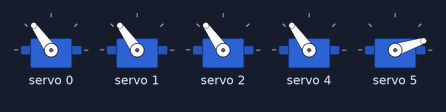
The sketch below on a simulated Arduino Uno, built with avr-gcc and run on an emulated ATmega328P. On the bench: 5 × servo. What the sketch prints to the serial monitor is not drawn.

Above: at 1.05 s.
At 1.95 s:
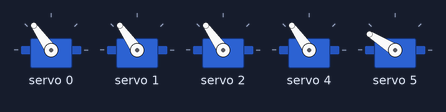
At 3.0 s:
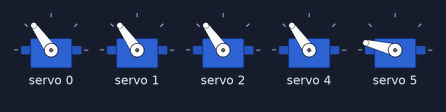
At 5.0 s:
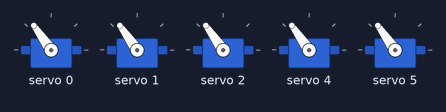
Timing chart, 0 to 6.2 s (numbered marks = the images above):
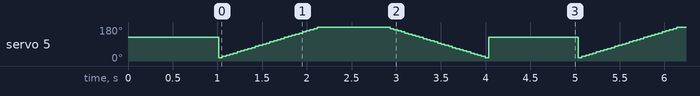

The sketch:

Individual_Finger_Test_copy_20251101171356.ino
```cpp
#include <Wire.h>
#include <Adafruit_PWMServoDriver.h>

Adafruit_PWMServoDriver pwm = Adafruit_PWMServoDriver();

// Servo pulse range (tune if needed for your model)
#define SERVOMIN  150  // 0 degrees
#define SERVOMAX  600  // 180 degrees

// Convert angle (0-180) to pulse length
int angleToPulse(int angle) {
  return map(angle, 0, 180, SERVOMIN, SERVOMAX);
}

// === CONFIGURE HERE ===
// Change this to test a different servo channel
//0-pinky
//1- middle and ring and Pointer
//2- Middle and Ring
//4- Thumb
//5 forarm turn
int testChannel = 5; // 0, 1, 2, 4, or 5

void setup() {
  Serial.begin(9600);
  Serial.println("PCA9685 Servo Isolated Test");

  pwm.begin();
  pwm.setPWMFreq(50);  // 50Hz for standard servos
  delay(10);

  // Set all servos to neutral/rest first
  int channels[] = {0, 1, 2, 4, 5};
  for (int i = 0; i < 5; i++) {
    pwm.setPWM(channels[i], 0, angleToPulse(90));
  }
  delay(1000);
}

void loop() {
  // Sweep the test servo from 0° → 180° → 0°
  for (int pos = 0; pos <= 180; pos += 5) {
    pwm.setPWM(testChannel, 0, angleToPulse(pos));
    delay(40);
  }

  for (int pos = 180; pos >= 0; pos -= 5) {
    pwm.setPWM(testChannel, 0, angleToPulse(pos));
    delay(40);
  }

  // Return test servo to rest/neutral
  pwm.setPWM(testChannel, 0, angleToPulse(90));
  delay(1000); // Pause before repeating
}
```
